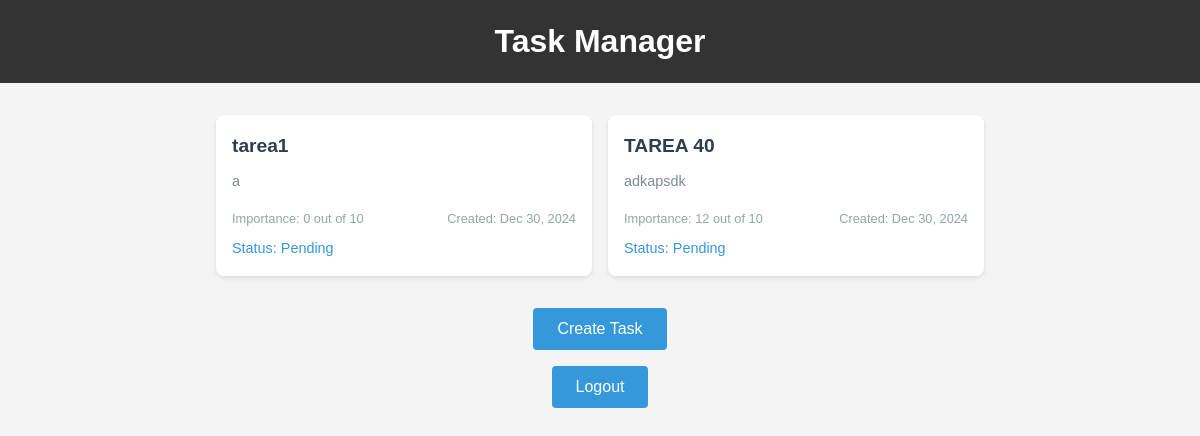
Page /tasks/ (signed in) on the earlier database version.
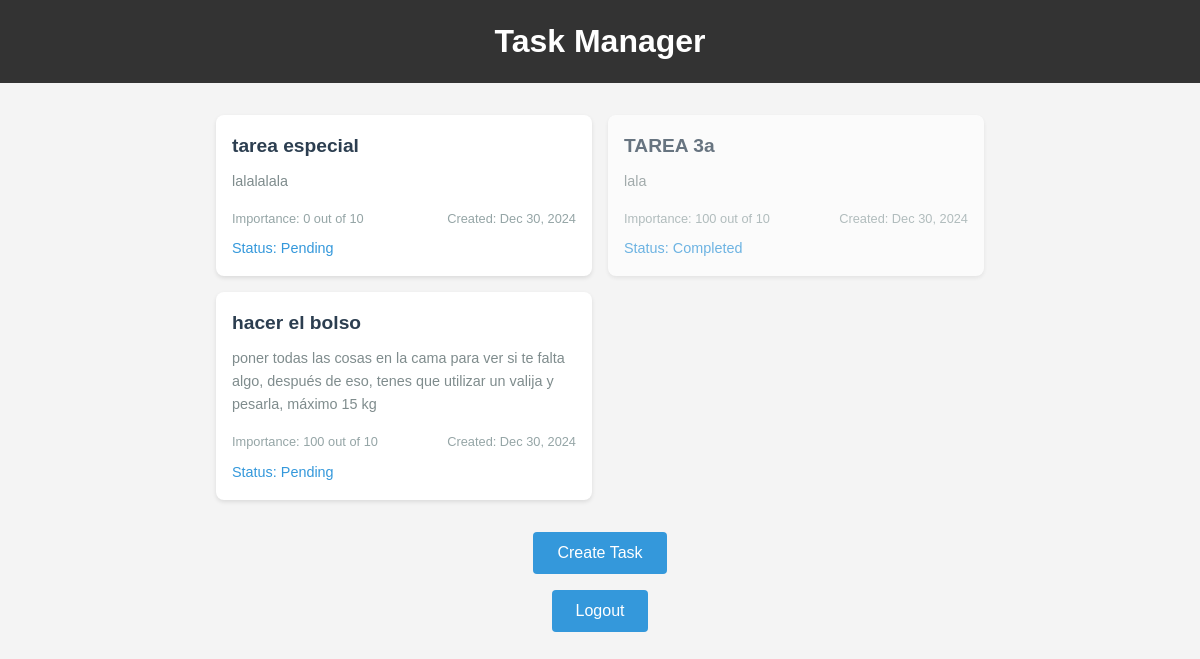
Same page on the later database version.
### admtareas/models.py (models this page shows, shortened)
class Task(models.Model):
    name = models.CharField(max_length=100)
    description = models.TextField(blank=True)
    importance = models.IntegerField(default=0)
    created_at = models.DateTimeField(auto_now_add=True)
    completed = models.BooleanField(default=False)
    user = models.ForeignKey(User, on_delete=models.CASCADE)

### admtareas/views.py (the view)
# urls.py: path('tasks/', views.tasks, name='tasks'),
@login_required
def tasks(request):
    a=Task.objects.filter(user=request.user)
    return render(request, 'tasks.html',{"tasks":a})

### admtareas/templates/tasks.html (shortened to what this page needs)
{% load static %}
<!DOCTYPE html>
<html lang="en">
<head>
    <link rel="stylesheet" href="{% static 'tasks.css' %}">
</head>
<body>
    <header>
        <h1>Task Manager</h1>
    </header>
    <main>
        <section class="task-list">
            {% for task in tasks %}
                <article class="task-card {% if task.completed %}completed{% endif %}">
                    <a href="{% url 'task_detail' task.id %}" class="task-link">
                        <h2 class="task-name">{{ task.name }}</h2>
                        <p class="task-description">{{ task.description|default:"No description" }}</p>
                        <div class="task-details">
                            <div class="importance-bar-container">
                                <div class="importance-bar" aria-valuenow="{{ task.importance }}" aria-valuemin="1" aria-valuemax="100">
                                    <span class="sr-only">Importance: {{ task.importance }} out of 10</span>
                                </div>
                            </div>
                            <time class="task-date">Created: {{ task.created_at|date:"M d, Y" }}</time>
                        </div>
                        <div class="task-status">
                            Status: {% if task.completed %}Completed{% else %}Pending{% endif %}
                        </div>
                    </a>
                </article>
            {% empty %}
                <p class="no-tasks">No tasks available.</p>
            {% endfor %}
        </section>
        <a href="{% url 'task_create' %}" class="create-task-button">
            <button>Create Task</button>
        </a>
        <a href="/logout/" class="logout-button">
            <button>Logout</button>
        </a>
    </main>
</body>
</html>

Differences in the rows shown:
removed Task: name "tarea1", description "a", importance "0", created_at "Dec 30, 2024", completed "Pending"
removed Task: name "TAREA 40", description "adkapsdk", importance "12", created_at "Dec 30, 2024", completed "Pending"
added Task: name "tarea especial", description "lalalalala", importance "0", created_at "Dec 30, 2024", completed "Pending"
added Task: name "TAREA 3a", description "lala", importance "100", created_at "Dec 30, 2024", completed "Completed"
added Task: name "hacer el bolso", description "poner todas las cosas en la cama para ver si te falta algo, después de eso, tenes que utilizar un valija y pesarla, máximo 15 kg", importance "100", created_at "Dec 30, 2024", completed "Pending"
